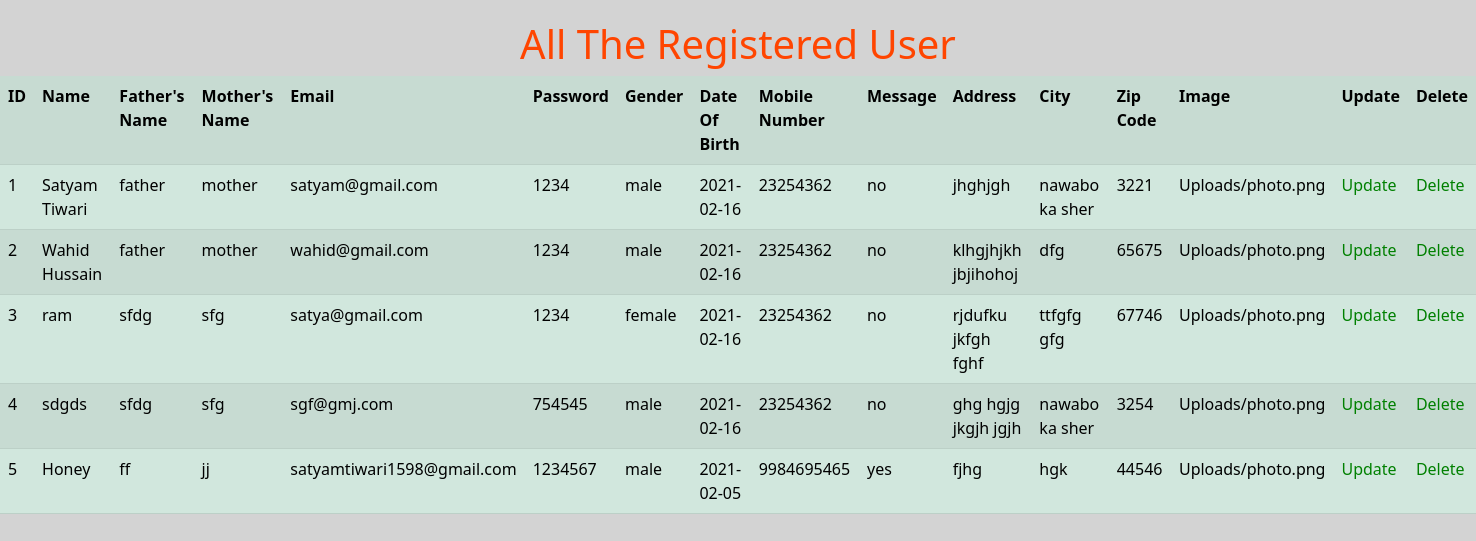
Screenshot of /display.php with the database file from the repository.
### tables this page shows
CREATE TABLE `User` (
  `id` int(10) NOT NULL,
  `name` varchar(50) NOT NULL,
  `fname` varchar(50) NOT NULL,
  `mname` varchar(50) NOT NULL,
  `email` varchar(50) NOT NULL,
  `pass` varchar(50) DEFAULT NULL,
  `gender` varchar(10) NOT NULL,
  `dob` date NOT NULL,
  `mobile` bigint(11) NOT NULL,
  `msg` varchar(10) NOT NULL,
  `address` varchar(100) NOT NULL,
  `city` varchar(50) NOT NULL,
  `zip` int(10) NOT NULL,
  `img` varchar(50) DEFAULT NULL
);

### display.php (the view, shortened to what this page needs)
<?php
    require_once 'connection.php';
?>
<!doctype html>
<html lang="en">
  <head>
    <link href="https://cdn.jsdelivr.net/npm/bootstrap@5.0.0-beta1/dist/css/bootstrap.min.css" rel="stylesheet">
    <link rel="stylesheet" href="style.css">
  </head>
  <body>
  <h1>All The Registered User</h1>
  <?php
  $sql = "SELECT * from User";
  $result = $connect->query($sql);
if ($result->num_rows > 0) {
?>
  <table  class='table table-success table-striped' style="width:100%">
  <tr>
  <th>ID</th>
  <th>Name</th>
  <th>Father's Name</th>
  <th>Mother's Name</th>
  <th>Email</th>
  <th>Password</th>
  <th>Gender</th>
  <th>Date Of Birth</th>
  <th>Mobile Number</th>
  <th>Message</th>
  <th>Address</th>
  <th>City</th>
  <th>Zip Code</th>
  <th>Image</th>
  <th>Update</th>
  <th>Delete</th>
  </tr>
  <?php
  while($row = $result->fetch_assoc()) {
?>
<tr>
<td><?php echo $row["id"];?></td>
<td><?php echo $row["name"]; ?></td>
<td><?php echo $row["fname"]; ?></td>
<td><?php echo $row["mname"]; ?></td>
<td><?php echo $row["email"]; ?></td>
<td><?php echo $row["pass"]; ?></td>
<td><?php echo $row["gender"]; ?></td>
<td><?php echo $row["dob"]; ?></td>
<td><?php echo $row["mobile"];?></td>
<td><?php echo $row["msg"];?></td>
<td><?php echo $row["address"];?></td>
<td><?php echo $row["city"];?></td>
<td><?php echo $row["zip"];?></td>
<td><?php echo $row['img'];?></td>
<td><a href='update.php?id=<?php echo $row["id"]; ?>'>Update</a></td>
<td><a href='delete.php?id=<?php echo $row["id"];?>'>Delete</a></td>
</tr>
<?php
  } echo "</table>";
} else {
  echo "0 results";
}
?>
  </body>
</html>

### style.css (style rules this page uses)
* { margin: 0%; padding: 0%; }
body { background-color: lightgray; }
a { text-decoration: none; color: green; }
h1 { text-align: center; color: orangered; margin-top: 20px; }

### rows the page displays
user: id "1", name "Satyam Tiwari", fname "father", mname "mother", email "satyam@gmail.com", pass "1234", gender "male", dob "2021-02-16", mobile "23254362", msg "no", address "jhghjgh", city "nawabo ka sher", zip "3221", img "Uploads/photo.png"
user: id "2", name "Wahid Hussain", fname "father", mname "mother", email "wahid@gmail.com", pass "1234", gender "male", dob "2021-02-16", mobile "23254362", msg "no", address "klhgjhjkh jbjihohoj", city "dfg", zip "65675", img "Uploads/photo.png"
user: id "3", name "ram", fname "sfdg", mname "sfg", email "satya@gmail.com", pass "1234", gender "female", dob "2021-02-16", mobile "23254362", msg "no", address "rjdufku jkfgh fghf", city "ttfgfg gfg", zip "67746", img "Uploads/photo.png"
user: id "4", name "sdgds", fname "sfdg", mname "sfg", email "sgf@gmj.com", pass "754545", gender "male", dob "2021-02-16", mobile "23254362", msg "no", address "ghg hgjg jkgjh jgjh", city "nawabo ka sher", zip "3254", img "Uploads/photo.png"
user: id "5", name "Honey", fname "ff", mname "jj", email "satyamtiwari1598@gmail.com", pass "1234567", gender "male", dob "2021-02-05", mobile "9984695465", msg "yes", address "fjhg", city "hgk", zip "44546", img "Uploads/photo.png"
